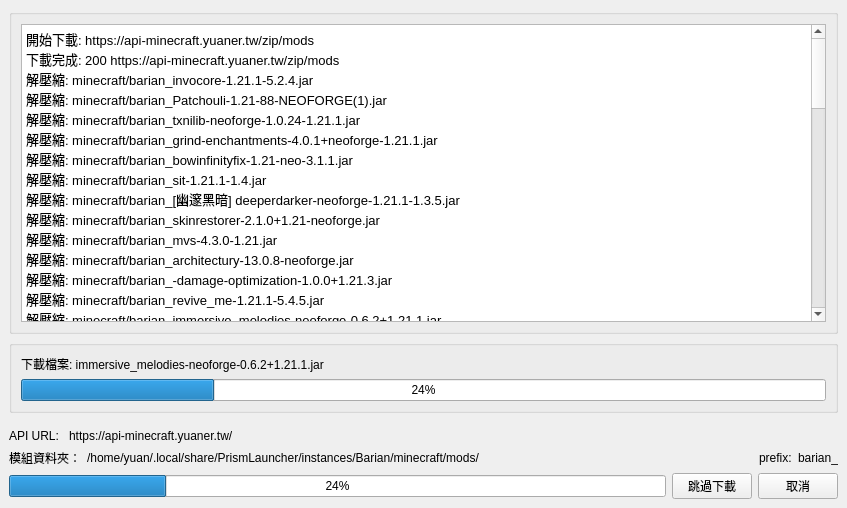
<?xml version="1.0" encoding="UTF-8"?>
<ui version="4.0">
 <class>MainWindow</class>
 <widget class="QMainWindow" name="MainWindow">
  <property name="geometry">
   <rect>
    <x>0</x>
    <y>0</y>
    <width>847</width>
    <height>508</height>
   </rect>
  </property>
  <property name="windowTitle">
   <string>MainWindow</string>
  </property>
  <widget class="QWidget" name="centralwidget">
   <layout class="QVBoxLayout" name="verticalLayout_3">
    <item>
     <widget class="QGroupBox" name="output_layout">
      <property name="enabled">
       <bool>true</bool>
      </property>
      <property name="title">
       <string/>
      </property>
      <property name="alignment">
       <set>Qt::AlignmentFlag::AlignLeading|Qt::AlignmentFlag::AlignLeft|Qt::AlignmentFlag::AlignVCenter</set>
      </property>
      <property name="flat">
       <bool>false</bool>
      </property>
      <layout class="QVBoxLayout" name="verticalLayout_2">
       <item>
        <widget class="QTextBrowser" name="output_textBrowser">
         <property name="html">
          <string>&lt;!DOCTYPE HTML PUBLIC &quot;-//W3C//DTD HTML 4.0//EN&quot; &quot;http://www.w3.org/TR/REC-html40/strict.dtd&quot;&gt;
&lt;html&gt;&lt;head&gt;&lt;meta name=&quot;qrichtext&quot; content=&quot;1&quot; /&gt;&lt;meta charset=&quot;utf-8&quot; /&gt;&lt;style type=&quot;text/css&quot;&gt;
p, li { white-space: pre-wrap; }
hr { height: 1px; border-width: 0; }
li.unchecked::marker { content: &quot;\2610&quot;; }
li.checked::marker { content: &quot;\2612&quot;; }
&lt;/style&gt;&lt;/head&gt;&lt;body style=&quot; font-family:'Noto Sans'; font-size:10pt; font-weight:400; font-style:normal;&quot;&gt;
&lt;p style=&quot; margin-top:0px; margin-bottom:0px; margin-left:0px; margin-right:0px; -qt-block-indent:0; text-indent:0px;&quot;&gt;&lt;span style=&quot; font-family:'monospace'; color:#000000; background-color:#ffffff;&quot;&gt;開始下載: https://api-minecraft.yuaner.tw/zip/mods &lt;/span&gt;&lt;span style=&quot; font-family:'monospace';&quot;&gt;&lt;br /&gt;&lt;/span&gt;&lt;span style=&quot; font-family:'monospace'; color:#000000; background-color:#ffffff;&quot;&gt;下載完成: 200 https://api-minecraft.yuaner.tw/zip/mods &lt;/span&gt;&lt;span style=&quot; font-family:'monospace';&quot;&gt;&lt;br /&gt;&lt;/span&gt;&lt;span style=&quot; font-family:'monospace'; color:#000000; background-color:#ffffff;&quot;&gt;解壓縮: minecraft/barian_invocore-1.21.1-5.2.4.jar &lt;/span&gt;&lt;span style=&quot; font-family:'monospace';&quot;&gt;&lt;br /&gt;&lt;/span&gt;&lt;span style=&quot; font-family:'monospace'; color:#000000; background-color:#ffffff;&quot;&gt;解壓縮: minecraft/barian_Patchouli-1.21-88-NEOFORGE(1).jar &lt;/span&gt;&lt;span style=&quot; font-family:'monospace';&quot;&gt;&lt;br /&gt;&lt;/span&gt;&lt;span style=&quot; font-family:'monospace'; color:#000000; background-color:#ffffff;&quot;&gt;解壓縮: minecraft/barian_txnilib-neoforge-1.0.24-1.21.1.jar &lt;/span&gt;&lt;span style=&quot; font-family:'monospace';&quot;&gt;&lt;br /&gt;&lt;/span&gt;&lt;span style=&quot; font-family:'monospace'; color:#000000; background-color:#ffffff;&quot;&gt;解壓縮: minecraft/barian_grind-enchantments-4.0.1+neoforge-1.21.1.jar &lt;/span&gt;&lt;span style=&quot; font-family:'monospace';&quot;&gt;&lt;br /&gt;&lt;/span&gt;&lt;span style=&quot; font-family:'monospace'; color:#000000; background-color:#ffffff;&quot;&gt;解壓縮: minecraft/barian_bowinfinityfix-1.21-neo-3.1.1.jar &lt;/span&gt;&lt;span style=&quot; font-family:'monospace';&quot;&gt;&lt;br /&gt;&lt;/span&gt;&lt;span style=&quot; font-family:'monospace'; color:#000000; background-color:#ffffff;&quot;&gt;解壓縮: minecraft/barian_sit-1.21.1-1.4.jar &lt;/span&gt;&lt;span style=&quot; font-family:'monospace';&quot;&gt;&lt;br /&gt;&lt;/span&gt;&lt;span style=&quot; font-family:'monospace'; color:#000000; background-color:#ffffff;&quot;&gt;解壓縮: minecraft/barian_[幽邃黑暗] deeperdarker-neoforge-1.21.1-1.3.5.jar &lt;/span&gt;&lt;span style=&quot; font-family:'monospace';&quot;&gt;&lt;br /&gt;&lt;/span&gt;&lt;span style=&quot; font-family:'monospace'; color:#000000; background-color:#ffffff;&quot;&gt;解壓縮: minecraft/barian_skinrestorer-2.1.0+1.21-neoforge.jar &lt;/span&gt;&lt;span style=&quot; font-family:'monospace';&quot;&gt;&lt;br /&gt;&lt;/span&gt;&lt;span style=&quot; font-family:'monospace'; color:#000000; background-color:#ffffff;&quot;&gt;解壓縮: minecraft/barian_mvs-4.3.0-1.21.jar &lt;/span&gt;&lt;span style=&quot; font-family:'monospace';&quot;&gt;&lt;br /&gt;&lt;/span&gt;&lt;span style=&quot; font-family:'monospace'; color:#000000; background-color:#ffffff;&quot;&gt;解壓縮: minecraft/barian_architectury-13.0.8-neoforge.jar &lt;/span&gt;&lt;span style=&quot; font-family:'monospace';&quot;&gt;&lt;br /&gt;&lt;/span&gt;&lt;span style=&quot; font-family:'monospace'; color:#000000; background-color:#ffffff;&quot;&gt;解壓縮: minecraft/barian_-damage-optimization-1.0.0+1.21.3.jar &lt;/span&gt;&lt;span style=&quot; font-family:'monospace';&quot;&gt;&lt;br /&gt;&lt;/span&gt;&lt;span style=&quot; font-family:'monospace'; color:#000000; background-color:#ffffff;&quot;&gt;解壓縮: minecraft/barian_revive_me-1.21.1-5.4.5.jar &lt;/span&gt;&lt;span style=&quot; font-family:'monospace';&quot;&gt;&lt;br /&gt;&lt;/span&gt;&lt;span style=&quot; font-family:'monospace'; color:#000000; background-color:#ffffff;&quot;&gt;解壓縮: minecraft/barian_immersive_melodies-neoforge-0.6.2+1.21.1.jar &lt;/span&gt;&lt;span style=&quot; font-family:'monospace';&quot;&gt;&lt;br /&gt;&lt;/span&gt;&lt;span style=&quot; font-family:'monospace'; color:#000000; background-color:#ffffff;&quot;&gt;解壓縮: minecraft/barian_deep_aether-1.21.1-1.1.2.jar &lt;/span&gt;&lt;span style=&quot; font-family:'monospace';&quot;&gt;&lt;br /&gt;&lt;/span&gt;&lt;span style=&quot; font-family:'monospace'; color:#000000; background-color:#ffffff;&quot;&gt;解壓縮: minecraft/barian_Storage Drawers-neoforge-1.21-13.8.9.jar &lt;/span&gt;&lt;span style=&quot; font-family:'monospace';&quot;&gt;&lt;br /&gt;&lt;/span&gt;&lt;span style=&quot; font-family:'monospace'; color:#000000; background-color:#ffffff;&quot;&gt;解壓縮: minecraft/barian_YungsBetterDungeons-1.21.1-NeoForge-5.1.4.jar &lt;/span&gt;&lt;span style=&quot; font-family:'monospace';&quot;&gt;&lt;br /&gt;&lt;/span&gt;&lt;span style=&quot; font-family:'monospace'; color:#000000; background-color:#ffffff;&quot;&gt;解壓縮: minecraft/barian_lionfishapi-2.6.jar &lt;/span&gt;&lt;span style=&quot; font-family:'monospace';&quot;&gt;&lt;br /&gt;&lt;/span&gt;&lt;span style=&quot; font-family:'monospace'; color:#000000; background-color:#ffffff;&quot;&gt;解壓縮: minecraft/barian_YungsBetterOceanMonuments-1.21.1-NeoForge-4.1.2.jar &lt;/span&gt;&lt;span style=&quot; font-family:'monospace';&quot;&gt;&lt;br /&gt;&lt;/span&gt;&lt;span style=&quot; font-family:'monospace'; color:#000000; background-color:#ffffff;&quot;&gt;解壓縮: minecraft/barian_forgified-fabric-api-0.115.6+2.1.1+1.21.1.jar &lt;/span&gt;&lt;span style=&quot; font-family:'monospace';&quot;&gt;&lt;br /&gt;&lt;/span&gt;&lt;span style=&quot; font-family:'monospace'; color:#000000; background-color:#ffffff;&quot;&gt;解壓縮: minecraft/barian_owo-lib-neoforge-0.12.15.1-beta.5+1.21.jar &lt;/span&gt;&lt;span style=&quot; font-family:'monospace';&quot;&gt;&lt;br /&gt;&lt;/span&gt;&lt;span style=&quot; font-family:'monospace'; color:#000000; background-color:#ffffff;&quot;&gt;解壓縮: minecraft/barian_enchlevel-langpatch-3.0.0.jar &lt;/span&gt;&lt;span style=&quot; font-family:'monospace';&quot;&gt;&lt;br /&gt;&lt;/span&gt;&lt;span style=&quot; font-family:'monospace'; color:#000000; background-color:#ffffff;&quot;&gt;解壓縮: minecraft/barian_TerraBlender-neoforge-1.21.1-4.1.0.8.jar &lt;/span&gt;&lt;span style=&quot; font-family:'monospace';&quot;&gt;&lt;br /&gt;&lt;/span&gt;&lt;span style=&quot; font-family:'monospace'; color:#000000; background-color:#ffffff;&quot;&gt;解壓縮: minecraft/barian_[暮色森林] twilightforest-1.21.1-4.7.3196-universal.jar &lt;/span&gt;&lt;span style=&quot; font-family:'monospace';&quot;&gt;&lt;br /&gt;&lt;/span&gt;&lt;span style=&quot; font-family:'monospace'; color:#000000; background-color:#ffffff;&quot;&gt;解壓縮: minecraft/barian_prickle-neoforge-1.21.1-21.1.8.jar &lt;/span&gt;&lt;span style=&quot; font-family:'monospace';&quot;&gt;&lt;br /&gt;&lt;/span&gt;&lt;span style=&quot; font-family:'monospace'; color:#000000; background-color:#ffffff;&quot;&gt;解壓縮: minecraft/barian_[天境] aether-1.21.1-1.5.8-neoforge.jar &lt;/span&gt;&lt;span style=&quot; font-family:'monospace';&quot;&gt;&lt;br /&gt;&lt;/span&gt;&lt;span style=&quot; font-family:'monospace'; color:#000000; background-color:#ffffff;&quot;&gt;解壓縮: minecraft/barian_disenchanting_table-merged-1.21.1-5.0.2.jar &lt;/span&gt;&lt;span style=&quot; font-family:'monospace';&quot;&gt;&lt;br /&gt;&lt;/span&gt;&lt;span style=&quot; font-family:'monospace'; color:#000000; background-color:#ffffff;&quot;&gt;解壓縮: minecraft/barian_ExplorersCompass-1.21.1-3.0.3-neoforge.jar &lt;/span&gt;&lt;span style=&quot; font-family:'monospace';&quot;&gt;&lt;br /&gt;&lt;/span&gt;&lt;span style=&quot; font-family:'monospace'; color:#000000; background-color:#ffffff;&quot;&gt;解壓縮: minecraft/barian_player-animation-lib-forge-2.0.1+1.21.1.jar &lt;/span&gt;&lt;span style=&quot; font-family:'monospace';&quot;&gt;&lt;br /&gt;&lt;/span&gt;&lt;span style=&quot; font-family:'monospace'; color:#000000; background-color:#ffffff;&quot;&gt;解壓縮: minecraft/barian_YungsApi-1.21.1-NeoForge-5.1.6.jar &lt;/span&gt;&lt;span style=&quot; font-family:'monospace';&quot;&gt;&lt;br /&gt;&lt;/span&gt;&lt;span style=&quot; font-family:'monospace'; color:#000000; background-color:#ffffff;&quot;&gt;解壓縮: minecraft/barian_[超多生物群系] BiomesOPlenty-neoforge-1.21.1-21.1.0.12.jar &lt;/span&gt;&lt;span style=&quot; font-family:'monospace';&quot;&gt;&lt;br /&gt;&lt;/span&gt;&lt;span style=&quot; font-family:'monospace'; color:#000000; background-color:#ffffff;&quot;&gt;解壓縮: minecraft/barian_L_Ender's Cataclysm 1.21.1-3.08.jar &lt;/span&gt;&lt;span style=&quot; font-family:'monospace';&quot;&gt;&lt;br /&gt;&lt;/span&gt;&lt;span style=&quot; font-family:'monospace'; color:#000000; background-color:#ffffff;&quot;&gt;解壓縮: minecraft/barian_[天境村庄] AetherVillages-1.21.1-1.0.8-neoforge.jar &lt;/span&gt;&lt;span style=&quot; font-family:'monospace';&quot;&gt;&lt;br /&gt;&lt;/span&gt;&lt;span style=&quot; font-family:'monospace'; color:#000000; background-color:#ffffff;&quot;&gt;解壓縮: minecraft/barian_NaturesCompass-1.21.1-3.0.3-neoforge.jar &lt;/span&gt;&lt;span style=&quot; font-family:'monospace';&quot;&gt;&lt;br /&gt;&lt;/span&gt;&lt;span style=&quot; font-family:'monospace'; color:#000000; background-color:#ffffff;&quot;&gt;解壓縮: minecraft/barian_monolib-neoforge-1.21.1-2.1.0.jar &lt;/span&gt;&lt;span style=&quot; font-family:'monospace';&quot;&gt;&lt;br /&gt;&lt;/span&gt;&lt;span style=&quot; font-family:'monospace'; color:#000000; background-color:#ffffff;&quot;&gt;解壓縮: minecraft/barian_YungsBetterDesertTemples-1.21.1-NeoForge-4.1.5.jar &lt;/span&gt;&lt;span style=&quot; font-family:'monospace';&quot;&gt;&lt;br /&gt;&lt;/span&gt;&lt;span style=&quot; font-family:'monospace'; color:#000000; background-color:#ffffff;&quot;&gt;解壓縮: minecraft/barian_[JEI物品管理器] jei-1.21.1-neoforge-19.21.2.313.jar &lt;/span&gt;&lt;span style=&quot; font-family:'monospace';&quot;&gt;&lt;br /&gt;&lt;/span&gt;&lt;span style=&quot; font-family:'monospace'; color:#000000; background-color:#ffffff;&quot;&gt;解壓縮: minecraft/barian_bookshelf-neoforge-1.21.1-21.1.67.jar &lt;/span&gt;&lt;span style=&quot; font-family:'monospace';&quot;&gt;&lt;br /&gt;&lt;/span&gt;&lt;span style=&quot; font-family:'monospace'; color:#000000; background-color:#ffffff;&quot;&gt;解壓縮: minecraft/barian_mending-+-infinity-(by-uiinpui)-1.21.7.jar &lt;/span&gt;&lt;span style=&quot; font-family:'monospace';&quot;&gt;&lt;br /&gt;&lt;/span&gt;&lt;span style=&quot; font-family:'monospace'; color:#000000; background-color:#ffffff;&quot;&gt;解壓縮: minecraft/barian_curios-neoforge-9.5.1+1.21.1.jar &lt;/span&gt;&lt;span style=&quot; font-family:'monospace';&quot;&gt;&lt;br /&gt;&lt;/span&gt;&lt;span style=&quot; font-family:'monospace'; color:#000000; background-color:#ffffff;&quot;&gt;解壓縮: minecraft/barian_geckolib-neoforge-1.21.1-4.7.6.jar &lt;/span&gt;&lt;span style=&quot; font-family:'monospace';&quot;&gt;&lt;br /&gt;&lt;/span&gt;&lt;span style=&quot; font-family:'monospace'; color:#000000; background-color:#ffffff;&quot;&gt;解壓縮: minecraft/barian_caelus-neoforge-7.0.1+1.21.1.jar &lt;/span&gt;&lt;span style=&quot; font-family:'monospace';&quot;&gt;&lt;br /&gt;&lt;/span&gt;&lt;span style=&quot; font-family:'monospace'; color:#000000; background-color:#ffffff;&quot;&gt;解壓縮: minecraft/barian_GlitchCore-neoforge-1.21.1-2.1.0.0.jar &lt;/span&gt;&lt;span style=&quot; font-family:'monospace';&quot;&gt;&lt;br /&gt;&lt;/span&gt;&lt;span style=&quot; font-family:'monospace'; color:#000000; background-color:#ffffff;&quot;&gt;解壓縮: minecraft/barian_[鞘翅槽位] elytraslot-neoforge-9.0.2+1.21.1.jar &lt;/span&gt;&lt;span style=&quot; font-family:'monospace';&quot;&gt;&lt;br /&gt;&lt;/span&gt;&lt;span style=&quot; font-family:'monospace'; color:#000000; background-color:#ffffff;&quot;&gt;解壓縮: minecraft/barian_TravelersTitles-1.21.1-NeoForge-5.1.3.jar &lt;/span&gt;&lt;span style=&quot; font-family:'monospace';&quot;&gt;&lt;br /&gt;&lt;/span&gt;&lt;span style=&quot; font-family:'monospace'; color:#000000; background-color:#ffffff;&quot;&gt;解壓縮: minecraft/barian_YungsBetterJungleTemples-1.21.1-NeoForge-3.1.2.jar &lt;/span&gt;&lt;span style=&quot; font-family:'monospace';&quot;&gt;&lt;br /&gt;&lt;/span&gt;&lt;span style=&quot; font-family:'monospace'; color:#000000; background-color:#ffffff;&quot;&gt;解壓縮: minecraft/barian_Placebo-1.21.1-9.9.0.jar &lt;/span&gt;&lt;span style=&quot; font-family:'monospace';&quot;&gt;&lt;br /&gt;&lt;/span&gt;&lt;span style=&quot; font-family:'monospace'; color:#000000; background-color:#ffffff;&quot;&gt;解壓縮: minecraft/barian_irons_spellbooks-1.21.1-3.14.1.jar &lt;/span&gt;&lt;span style=&quot; font-family:'monospace';&quot;&gt;&lt;br /&gt;&lt;/span&gt;&lt;span style=&quot; font-family:'monospace'; color:#000000; background-color:#ffffff;&quot;&gt;解壓縮: minecraft/barian_[天空村庄] SkyVillages-1.0.6-1.21.x-neoforge-release.jar &lt;/span&gt;&lt;span style=&quot; font-family:'monospace';&quot;&gt;&lt;br /&gt;&lt;/span&gt;&lt;span style=&quot; font-family:'monospace'; color:#000000; background-color:#ffffff;&quot;&gt;解壓縮: minecraft/barian_worldedit-mod-7.3.8(1).jar &lt;/span&gt;&lt;span style=&quot; font-family:'monospace';&quot;&gt;&lt;br /&gt;&lt;/span&gt;&lt;span style=&quot; font-family:'monospace'; color:#000000; background-color:#ffffff;&quot;&gt;解壓縮: minecraft/barian_ApothicAttributes-1.21.1-2.9.0.jar &lt;/span&gt;&lt;span style=&quot; font-family:'monospace';&quot;&gt;&lt;br /&gt;&lt;/span&gt;&lt;span style=&quot; font-family:'monospace'; color:#000000; background-color:#ffffff;&quot;&gt;解壓縮: minecraft/barian_Ping-Wheel-1.10.3-neoforge-1.21.1.jar &lt;/span&gt;&lt;span style=&quot; font-family:'monospace';&quot;&gt;&lt;br /&gt;&lt;/span&gt;&lt;span style=&quot; font-family:'monospace'; color:#000000; background-color:#ffffff;&quot;&gt;解壓縮: minecraft/barian_[Xaero的小地图] Xaeros_Minimap_25.2.6_NeoForge_1.21.jar &lt;/span&gt;&lt;span style=&quot; font-family:'monospace';&quot;&gt;&lt;br /&gt;&lt;/span&gt;&lt;span style=&quot; font-family:'monospace'; color:#000000; background-color:#ffffff;&quot;&gt;解壓縮: minecraft/barian_enchdesc-neoforge-1.21.1-21.1.7.jar &lt;/span&gt;&lt;span style=&quot; font-family:'monospace';&quot;&gt;&lt;br /&gt;&lt;/span&gt;&lt;span style=&quot; font-family:'monospace'; color:#000000; background-color:#ffffff;&quot;&gt;解壓縮: minecraft/barian_beyondenchant-1.5.0.jar&lt;/span&gt;&lt;span style=&quot; font-family:'monospace';&quot;&gt;&lt;br /&gt;&lt;/span&gt;&lt;/p&gt;&lt;/body&gt;&lt;/html&gt;</string>
         </property>
        </widget>
       </item>
      </layout>
     </widget>
    </item>
    <item>
     <widget class="QGroupBox" name="step_layout">
      <property name="title">
       <string/>
      </property>
      <property name="flat">
       <bool>false</bool>
      </property>
      <layout class="QVBoxLayout" name="verticalLayout_7">
       <item>
        <layout class="QHBoxLayout" name="horizontalLayout_2">
         <item>
          <widget class="QLabel" name="step_label">
           <property name="text">
            <string>下載檔案: immersive_melodies-neoforge-0.6.2+1.21.1.jar</string>
           </property>
          </widget>
         </item>
        </layout>
       </item>
       <item>
        <widget class="QProgressBar" name="step_progressBar">
         <property name="value">
          <number>24</number>
         </property>
        </widget>
       </item>
      </layout>
     </widget>
    </item>
    <item>
     <layout class="QVBoxLayout" name="total_layout">
      <property name="topMargin">
       <number>10</number>
      </property>
      <item>
       <layout class="QVBoxLayout" name="info_layout">
        <item>
         <layout class="QHBoxLayout" name="horizontalLayout_5">
          <item>
           <widget class="QLabel" name="label_8">
            <property name="text">
             <string>API URL: </string>
            </property>
           </widget>
          </item>
          <item>
           <widget class="QLabel" name="apiurl_label">
            <property name="sizePolicy">
             <sizepolicy hsizetype="MinimumExpanding" vsizetype="Preferred">
              <horstretch>0</horstretch>
              <verstretch>0</verstretch>
             </sizepolicy>
            </property>
            <property name="text">
             <string>https://api-minecraft.yuaner.tw/</string>
            </property>
           </widget>
          </item>
         </layout>
        </item>
        <item>
         <layout class="QHBoxLayout" name="horizontalLayout">
          <item>
           <layout class="QHBoxLayout" name="horizontalLayout_3">
            <item>
             <widget class="QLabel" name="label_6">
              <property name="text">
               <string>模組資料夾：</string>
              </property>
             </widget>
            </item>
            <item>
             <widget class="QLabel" name="modsFolder_label">
              <property name="sizePolicy">
               <sizepolicy hsizetype="MinimumExpanding" vsizetype="Preferred">
                <horstretch>0</horstretch>
                <verstretch>0</verstretch>
               </sizepolicy>
              </property>
              <property name="text">
               <string>/home/yuan/.local/share/PrismLauncher/instances/Barian/minecraft/mods/</string>
              </property>
             </widget>
            </item>
           </layout>
          </item>
          <item>
           <layout class="QHBoxLayout" name="horizontalLayout_4">
            <item>
             <widget class="QLabel" name="label_7">
              <property name="text">
               <string>prefix:</string>
              </property>
             </widget>
            </item>
            <item alignment="Qt::AlignmentFlag::AlignRight">
             <widget class="QLabel" name="prefix_label">
              <property name="sizePolicy">
               <sizepolicy hsizetype="MinimumExpanding" vsizetype="Preferred">
                <horstretch>0</horstretch>
                <verstretch>0</verstretch>
               </sizepolicy>
              </property>
              <property name="text">
               <string>barian_</string>
              </property>
             </widget>
            </item>
           </layout>
          </item>
         </layout>
        </item>
       </layout>
      </item>
      <item>
       <layout class="QHBoxLayout" name="bottom_layout">
        <item>
         <widget class="QProgressBar" name="total_progressBar">
          <property name="value">
           <number>24</number>
          </property>
         </widget>
        </item>
        <item>
         <widget class="QPushButton" name="skip_pBtn">
          <property name="text">
           <string>跳過下載</string>
          </property>
         </widget>
        </item>
        <item>
         <widget class="QPushButton" name="cancel_pBtn">
          <property name="text">
           <string>取消</string>
          </property>
         </widget>
        </item>
       </layout>
      </item>
     </layout>
    </item>
   </layout>
  </widget>
  <widget class="QMenuBar" name="menubar">
   <property name="geometry">
    <rect>
     <x>0</x>
     <y>0</y>
     <width>847</width>
     <height>30</height>
    </rect>
   </property>
  </widget>
 </widget>
 <tabstops>
  <tabstop>skip_pBtn</tabstop>
  <tabstop>cancel_pBtn</tabstop>
  <tabstop>output_textBrowser</tabstop>
 </tabstops>
 <resources/>
 <connections/>
</ui>
